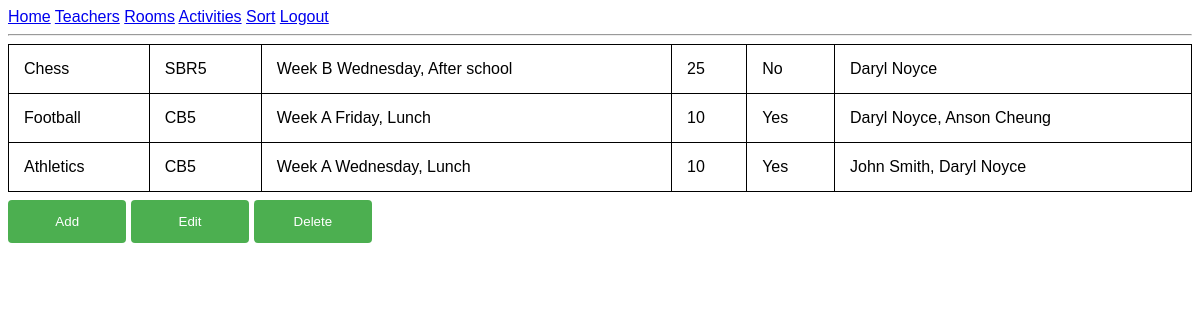
The app's page /activities (signed in) with its own data.
### models.py (models this page shows, shortened)
class Activity(db.Model):
    id = db.Column(db.Integer, primary_key=True)
    a_name = db.Column(db.String(64))
    r_id = db.Column(db.Integer(), db.ForeignKey('room.id'))
    week = db.Column(db.String(64))
    day = db.Column(db.String(64))
    time = db.Column(db.String(64))
    max_attendees = db.Column(db.String(64))
    food_supplied = db.Column(db.String(64))
    teachers = db.relationship('Teacher', secondary='teacher_activity_link')
    def iterable(self):
        teacher_list = [f'{t.f_name} {t.s_name}, ' for t in self.teachers]
        teacher_list_str = ''
        for teacher in teacher_list:
            teacher_list_str += teacher
        teacher_list_str = teacher_list_str[:-2]
        return [self.a_name, self.room.r_name, self.week, self.day, self.time, self.max_attendees, self.food_supplied, teacher_list_str]
    def iterable_datetime(self):
        arr = self.iterable()
        datetime = f'Week {self.week} {self.day}, {self.time}'
        arr.pop(2)
        arr.pop(2)
        arr.pop(2)
        arr.insert(2, datetime)
        return arr

class Room(db.Model):
    id = db.Column(db.Integer, primary_key=True)
    r_name = db.Column(db.String(64))
    building = db.Column(db.String(64))
    activities = db.relationship('Activity', backref='room')

### app.py (the view, shortened to what this page needs)
@app.route('/activities', methods=['GET', 'POST'])
@login_required
def activities():
    add_activity_form = AddActivityForm()
    show_options = {
        'edit_id': False,
        'edit': False,
        'add': False,
        'delete': False
    }
    data = request.form
    if 'add' in data:
        show_options['add'] = True
        redirect('activities')
    if 'edit' in data:
        show_options['edit_id'] = True
        redirect('activities')
    if 'delete' in data:
        show_options['delete'] = True
        redirect('activities')
    activities_table = [activity.iterable_datetime() for activity in Activity.query.all()]
    return render_template('activities.html', activities_table=activities_table, add_activity_form=add_activity_form, show_options=show_options)

### forms.py
class AddActivityForm(FlaskForm):
    a_name = StringField('Activity name', validators=[DataRequired()], render_kw={'placeholder': 'Activity Name'})
    r_name = StringField('Room name', validators=[DataRequired()], render_kw={'placeholder': 'Room Name'})
    week = SelectField('Date time', choices=[('A', 'A'), ('B', 'B')], validators=[DataRequired()])
    day = SelectField('Date time', choices=[('Monday', 'Monday'), ('Tuesday', 'Tuesday'), ('Wednesday', 'Wednesday'), ('Thursday', 'Thursday'),
                                            ('Friday', 'Friday')], validators=[DataRequired()])
    time = SelectField('Date time', choices=[('Before school', 'Before school'), ('Lunch', 'Lunch'), ('After school', 'After school')],
                       validators=[DataRequired()])
    max_attendees = StringField('Max attendees', validators=[DataRequired()], render_kw={'placeholder': 'Max Attendees'})
    food_supplied = StringField('Food supplied', validators=[DataRequired()], render_kw={'placeholder': 'Food supplied?'})
    teacher_list = FieldList(StringField(), min_entries=0)
    submit_add = SubmitField('Submit')

### models.py (called while the page is built)
@login.user_loader
def load_user(user_id):
    return User.query.get(int(user_id))

### templates/activities.html (shortened to what this page needs)
{% extends "base.html" %}
{% block content %}
<table>
    {% for activity in activities_table %}
        <tr>
        {% for item in activity %}
            <td>{{ item }}</td>
        {% endfor %}
        </tr>
    {% endfor %}
</table>
    <form action="" method="post" novalidate>
<input type="submit" value="Add" name="add">
<input type="submit" value="Edit" name="edit">
<input type="submit" value="Delete" name="delete">
</form>
{% endblock %}

### static/stylesheets/CSS.css (style rules this page uses)
html { font-family: "Lucida Sans", sans-serif; }
input[type=submit] { width: 10%; background-color: #4CAF50; color: white; padding: 14px 20px; margin: 8px 0; border: none; border-radius: 4px; cursor: pointer; }
table { width: 100%; border-collapse: collapse; }
table, th, td { border: 1px solid black; }
th, td { padding: 15px; }

### records on screen
Activity: a_name "Chess", max_attendees "25", food_supplied "No"
Room: r_name "SBR5"
Activity: a_name "Football", max_attendees "10", food_supplied "Yes"
Room: r_name "CB5"
Activity: a_name "Athletics", max_attendees "10", food_supplied "Yes"

### other values on screen
{{ item }} "Week B Wednesday, After school" "Daryl Noyce" "Week A Friday, Lunch" "Daryl Noyce, Anson Cheung" "Week A Wednesday, Lunch" "John Smith, Daryl Noyce"
